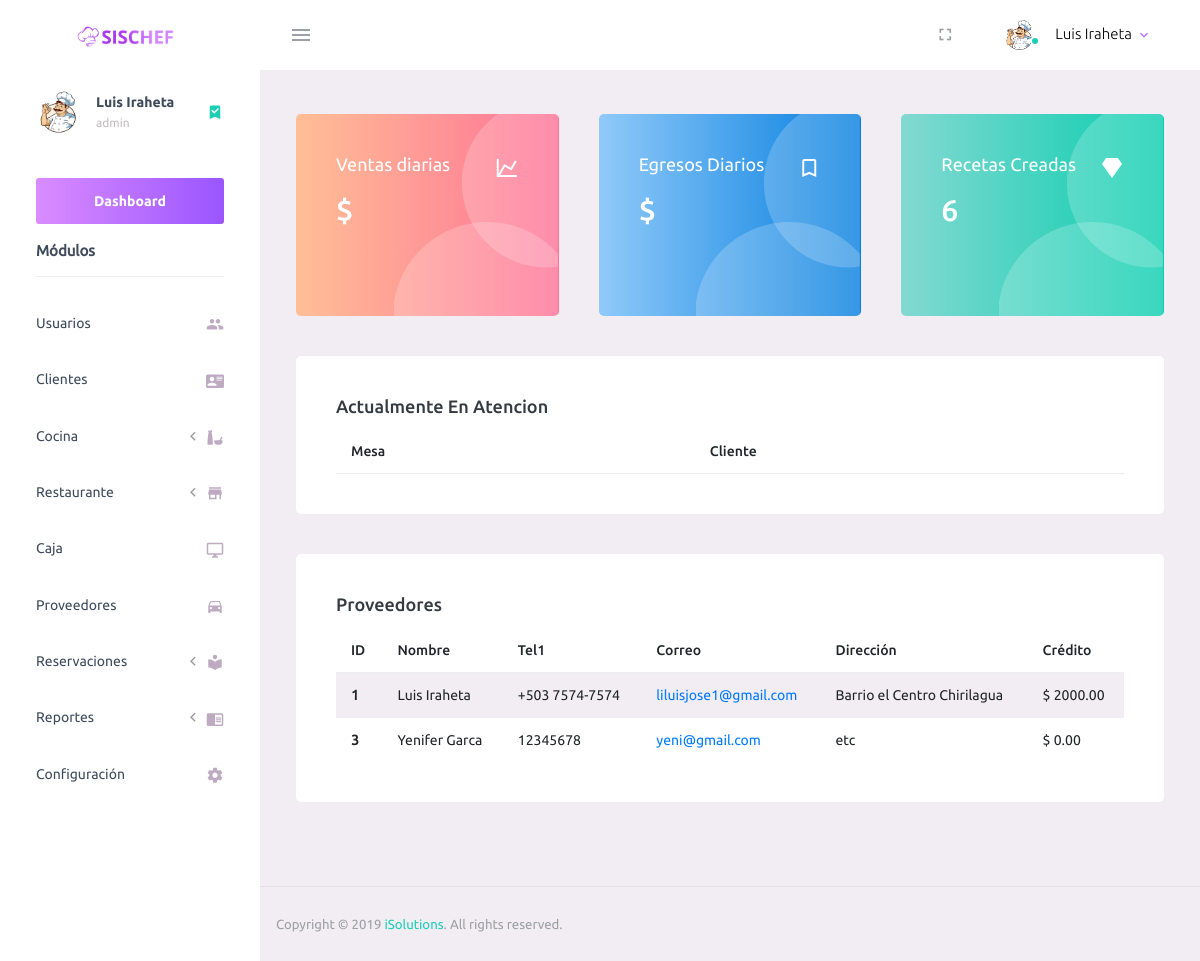
The page /admin/dashboard.php (signed in) on the database as committed earlier.
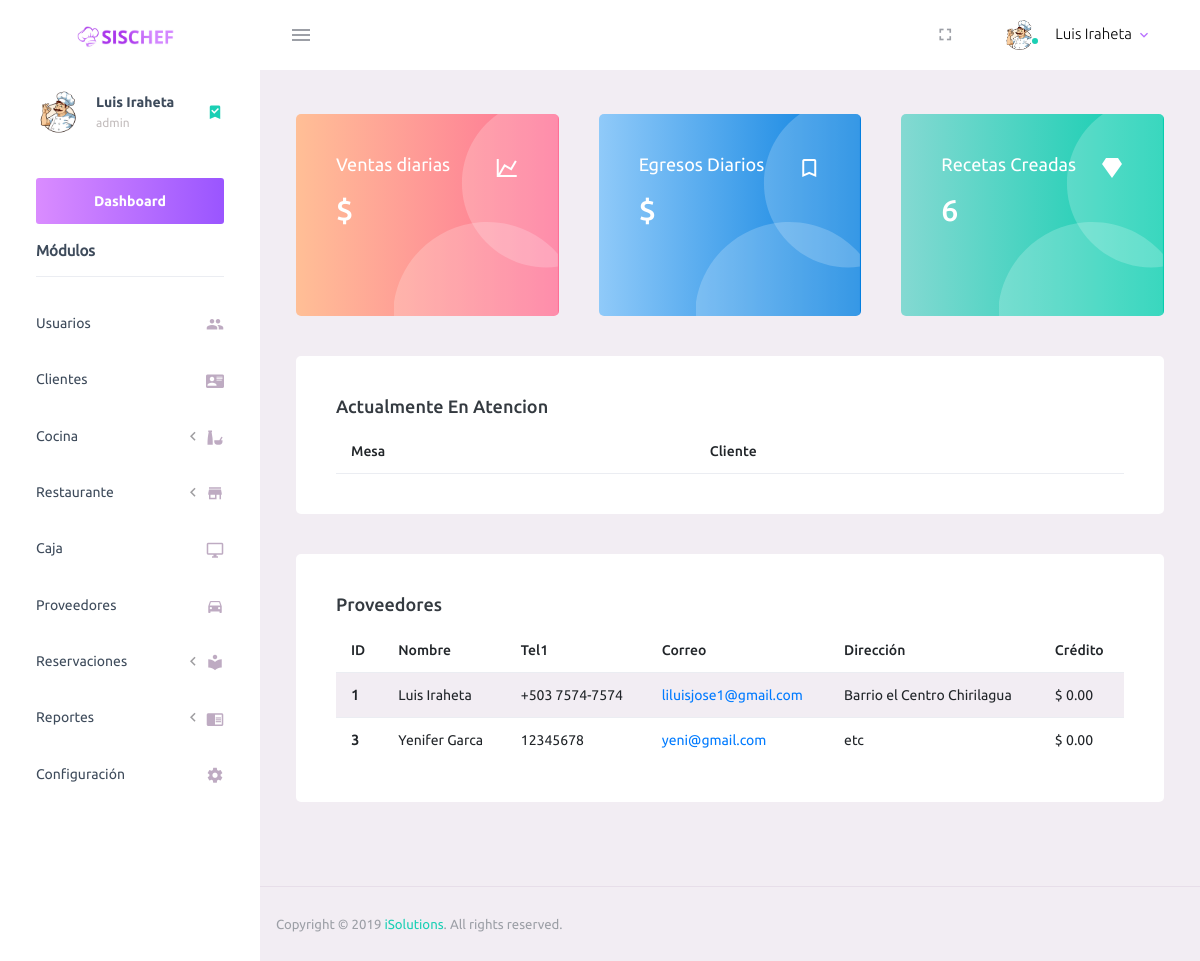
The same page on the database as committed later.
### tables this page shows
CREATE TABLE `settings` (
  `id` int(11) NOT NULL,
  `name` varchar(30) NOT NULL,
  `tel` varchar(14) NOT NULL,
  `nit` varchar(18) NOT NULL,
  `nrc` varchar(8) NOT NULL,
  `address` varchar(70) NOT NULL,
  `icon` varchar(50) NOT NULL,
  `stock` int(11) NOT NULL
);

CREATE TABLE `proveedores` (
  `id` int(11) NOT NULL,
  `nombre` varchar(50) NOT NULL,
  `tel1` varchar(14) NOT NULL,
  `tel2` varchar(14) NOT NULL,
  `email` varchar(50) NOT NULL,
  `direccion` varchar(100) NOT NULL,
  `credito` decimal(10,2) NOT NULL
);

### admin/dashboard.php (the view, shortened to what this page needs)
<?php include_once("./template/_header.php");?>
        <div class="main-panel">
          <div class="content-wrapper">
            <div class="row">
              <div class="col-md-4 stretch-card grid-margin">
                <div class="card bg-gradient-danger card-img-holder text-white">
                  <div class="card-body">
                    <img src="assets/images/dashboard/circle.svg" class="card-img-absolute" alt="circle-image" />
                    <h4 class="font-weight-normal mb-3">Ventas diarias <i class="mdi mdi-chart-line mdi-24px float-right"></i>
                    </h4>
                    <?php
                    $sql = "SELECT SUM(total) total FROM ventas WHERE fecha BETWEEN CONCAT(CURRENT_DATE(),' ','00:00:00') AND CONCAT(CURRENT_DATE(),' ','11:59:59')";
										$ejecutar = $conexion->query($sql);
										$dt = $ejecutar->fetch_row();
                     echo "<h2 class='mb-5'>$ $dt[0]</h2>";
                     ?>
                  </div>
                </div>
              </div>
              <div class="col-md-4 stretch-card grid-margin">
                <div class="card bg-gradient-info card-img-holder text-white">
                  <div class="card-body">
                    <img src="assets/images/dashboard/circle.svg" class="card-img-absolute" alt="circle-image" />
                    <h4 class="font-weight-normal mb-3">Egresos Diarios<i class="mdi mdi-bookmark-outline mdi-24px float-right"></i>
                    </h4>
                    <?php
                    $sql = "SELECT SUM(total) total FROM resumen_compra WHERE fecha BETWEEN CONCAT(CURRENT_DATE(),' ','00:00:00') AND CONCAT(CURRENT_DATE(),' ','23:59:59')";
										$ejecutar = $conexion->query($sql);
										$dt = $ejecutar->fetch_row();
                     echo "<h2 class='mb-5'>$ $dt[0]</h2>";
                     ?>
                  </div>
                </div>
              </div>
              <div class="col-md-4 stretch-card grid-margin">
                <div class="card bg-gradient-success card-img-holder text-white">
                  <div class="card-body">
                    <img src="assets/images/dashboard/circle.svg" class="card-img-absolute" alt="circle-image" />
                    <h4 class="font-weight-normal mb-3">Recetas Creadas <i class="mdi mdi-diamond mdi-24px float-right"></i>
                    </h4>
                    <?php
                    $sql = "SELECT SUM(id) total FROM recetas";
										$ejecutar = $conexion->query($sql);
										$dt = $ejecutar->fetch_row();
                     echo "<h2 class='mb-5'>$dt[0]</h2>";
                     ?>
                  </div>
                </div>
              </div>
            </div>
            <div class="row">
              <div class="col-12 grid-margin">
                <div class="card">
                  <div class="card-body">
                    <h4 class="card-title">Actualmente en atencion</h4>
                    <div class="table-responsive">
								<table id="add-row" class="display table table-striped table-hover">
									<thead>
										<tr>
											<th>Mesa</th>
											<th>Cliente</th>
										</tr>
									</thead>
								</table>
							</div>
                  </div>
                </div>
              </div>
            </div>
            <div class="row">
              <div class="col-md-12 grid-margin stretch-card">
                <div class="card">
                  <div class="card-body">
                    <h4 class="card-title">Proveedores</h4>
                    <div class="table-responsive">
								<table id="add-row" class="display table table-striped table-hover">
									<thead>
										<tr>
											<th>ID</th>
											<th>Nombre</th>
											<th>Tel1</th>
											<th>Correo</th>
											<th>Dirección</th>
											<th>Crédito</th>
										</tr>
									</thead>
									<tbody>
										<?php
										$sql = "SELECT * FROM proveedores";
										$ejecutar = $conexion->query($sql);
										while ($reg = $ejecutar->fetch_assoc()) {
											echo "<tr>";
											echo "<th scope='row'>" . ($reg["id"])  . "</th>";
											echo "<td>" . ($reg["nombre"]) . "</td>";
											echo "<td>" . ($reg["tel1"]) . "</td>";
											echo "<td><a href='mailto:$reg[email]'>" . ($reg["email"]) . "</a></td>";
											echo "<td>" . ($reg["direccion"]) . "</td>";
											echo "<td>$ " . ($reg["credito"]) . "</td>";
                      ?>
                      </tr>
										<?php  }
										?>
									</tbody>
								</table>
							</div>
                  </div>
                </div>
              </div>
            </div>
          </div>
<?php  include_once("./template/_footer.php") ?>

### admin/template/_header.php (shortened to what this page needs)
<?php
include_once("config/conexion.php");
$sql = "SELECT * from settings";
$ejecutar = $conexion->query($sql);
$data = $ejecutar->fetch_row();
?>
<!DOCTYPE html>
<html lang="es">
  <head>
    <link rel="stylesheet" href="assets/vendors/mdi/css/materialdesignicons.min.css">
    <link rel="stylesheet" href="assets/vendors/css/vendor.bundle.base.css">
    <link rel="stylesheet" href="assets/css/style.css">
    <link rel="stylesheet" href="assets/plugin/datatables/dataTables.bootstrap4.css">
    <link rel="stylesheet" href="assets/css/select2.min.css">
    <link rel="stylesheet" href="assets/css/select2-bootstrap4.min.css">
  </head>
  <body>
    <div class="container-scroller">
      <nav class="navbar default-layout-navbar col-lg-12 col-12 p-0 fixed-top d-flex flex-row">
        <div class="text-center navbar-brand-wrapper d-flex align-items-center justify-content-center">
          <a class="navbar-brand brand-logo" href="dashboard.php"><img src="assets/images/logo-2.svg" alt="logo" /></a>
        </div>
        <div class="navbar-menu-wrapper d-flex align-items-stretch">
          <button class="navbar-toggler navbar-toggler align-self-center" type="button" data-toggle="minimize">
            <span class="mdi mdi-menu"></span>
          </button>
          <ul class="navbar-nav navbar-nav-right">
            <li class="nav-item d-none d-lg-block full-screen-link">
              <a class="nav-link">
                <i class="mdi mdi-fullscreen" id="fullscreen-button"></i>
              </a>
            </li>
            <li class="nav-item nav-profile dropdown">
              <a class="nav-link dropdown-toggle" id="profileDropdown" href="#" data-toggle="dropdown" aria-expanded="false">
                <div class="nav-profile-img">
                  <img src="<?php echo $data[6]; ?>" alt="image">
                  <span class="availability-status online"></span>
                </div>
                <div class="nav-profile-text">
                  <p class="mb-1 text-black"><?php echo $_SESSION["nombre"]; ?></p>
                </div>
              </a>
            </li>
          </ul>
        </div>
      </nav>
      <div class="container-fluid page-body-wrapper">
        <nav class="sidebar sidebar-offcanvas" id="sidebar">
          <ul class="nav">
            <li class="nav-item nav-profile">
              <a href="#" class="nav-link">
                <div class="nav-profile-image">
                  <img src="<?php echo $data[6]; ?>" alt="profile">
                </div>
                <div class="nav-profile-text d-flex flex-column">
                  <span class="font-weight-bold mb-2"><?php echo $_SESSION["nombre"]; ?></span>
                  <span class="text-secondary text-small"><?php echo $_SESSION["usuario"]; ?></span>
                </div>
                <i class="mdi mdi-bookmark-check text-success nav-profile-badge"></i>
              </a>
            </li>
            <li class="nav-item sidebar-actions" style="margin-top: 0rem !important;">
              <a  href="dashboard.php" class="btn btn-block btn-lg btn-gradient-primary mt-4">Dashboard</a>
              <span class="nav-link">
                <div class="border-bottom">
                  <h6 class="font-weight-normal mb-3"><b>Módulos</b></h6>
                </div>
              </span>
            </li>
            <?php if ($_SESSION["tipo"]==1) { ?>
            <li class="nav-item">
              <a class="nav-link" href="users.php">
                <span class="menu-title">Usuarios</span>
                <i class="mdi mdi-account-multiple menu-icon"></i>
              </a>
            </li>
            <li class="nav-item">
              <a class="nav-link" href="clients.php">
                <span class="menu-title">Clientes</span>
                <i class="mdi mdi-account-card-details menu-icon"></i>
              </a>
            </li>
            <?php } ?>
            <?php if ($_SESSION["tipo"]==1 || $_SESSION["tipo"]==2 ) { ?>
            <li class="nav-item">
              <a class="nav-link collapsed" data-toggle="collapse" href="#page-layouts-mesas" aria-expanded="false" aria-controls="page-layouts">
                <span class="menu-title">Cocina</span>
                <i class="menu-arrow"></i>
                <i class="mdi mdi-food-variant menu-icon"></i>
              </a>
            </li>
            <?php } ?>
            <?php if ($_SESSION["tipo"]==1 || $_SESSION["tipo"]==3 ) { ?>
            <li class="nav-item">
              <a class="nav-link collapsed" data-toggle="collapse" href="#page-layouts" aria-expanded="false" aria-controls="page-layouts">
                <span class="menu-title">Restaurante</span>
                <i class="menu-arrow"></i>
                <i class="mdi mdi-store menu-icon"></i>
              </a>
            </li>
            <?php } ?>
            <?php if ($_SESSION["tipo"]==1 || $_SESSION["tipo"]==4 ) { ?>
            <li class="nav-item">
              <a class="nav-link" href="caja.php">
                <span class="menu-title">Caja</span>
                <i class="mdi mdi-monitor menu-icon"></i>
              </a>
            </li>
            <?php } ?>
            <?php if ($_SESSION["tipo"]==1) { ?>
            <li class="nav-item">
              <a class="nav-link" href="providers.php">
                <span class="menu-title">Proveedores</span>
                <i class="mdi mdi-car menu-icon"></i>
              </a>
            </li>
            <?php } ?>
            <?php if ($_SESSION["tipo"]==1 || $_SESSION["tipo"]==4 ) { ?>
              <li class="nav-item">
              <a class="nav-link collapsed" data-toggle="collapse" href="#page-layouts-reservaciones" aria-expanded="false" aria-controls="page-layouts">
                <span class="menu-title">Reservaciones</span>
                <i class="menu-arrow"></i>
                <i class="mdi mdi-library menu-icon"></i>
              </a>
            </li>
            <?php } ?>
            <?php if ($_SESSION["tipo"]==1) { ?>
            <li class="nav-item">
              <a class="nav-link collapsed" data-toggle="collapse" href="#page-layouts-reports" aria-expanded="false" aria-controls="page-layouts">
                <span class="menu-title">Reportes</span>
                <i class="menu-arrow"></i>
                <i class="mdi mdi-book-open menu-icon"></i>
              </a>
            </li>
            <li class="nav-item">
              <a class="nav-link" href="settings.php">
                <span class="menu-title">Configuración</span>
                <i class="mdi mdi-settings menu-icon"></i>
              </a>
            </li>
            <?php } ?>
          </ul>
        </nav>

### admin/template/_footer.php (shortened to what this page needs)
          <footer class="footer">
            <div class="d-sm-flex justify-content-center justify-content-sm-between">
              <span class="text-muted text-center text-sm-left d-block d-sm-inline-block">Copyright © <?php echo date("Y"); ?> <a href="https://liluisjose1.github.io/" target="_blank">iSolutions</a>. All rights reserved.</span>
            </div>
          </footer>
        </div>
      </div>
    </div>
  </body>
</html>

Rows that differ between the two databases and show on the page:
changed proveedores "Luis Iraheta": credito "2000.00" → "0.00"
